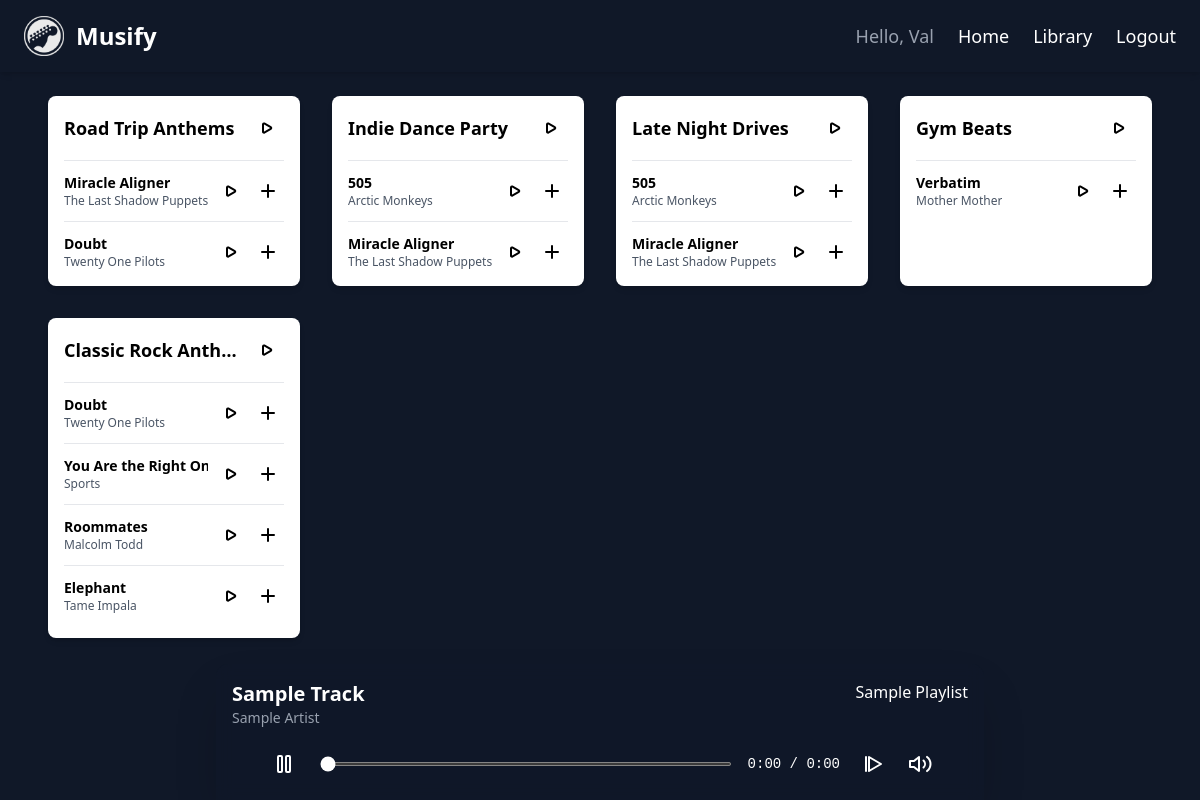
/ (signed in), run on the app's committed database.
### backend/models.py (models this page shows, shortened)
class User(db.Model, UserMixin):
    __tablename__ = 'users'
    id = db.Column(db.Integer, primary_key=True, autoincrement=True)
    name = db.Column(db.String, unique=True, nullable=False)
    password = db.Column(db.String, nullable=False)
    songs = db.relationship('Song', backref='user', cascade='all, delete-orphan')
    playlists = db.relationship('Playlist', backref='user', cascade='all, delete-orphan')

class Playlist(db.Model):
    __tablename__ = 'playlists'
    id = db.Column(db.Integer, primary_key=True, autoincrement=True)
    name = db.Column(db.String, unique=True, nullable=False)
    user_id = db.Column(db.Integer, db.ForeignKey('users.id'), nullable=False)
    __table_args__ = (db.UniqueConstraint('name', 'user_id', name='uq_playlist_name_user'),)
    songs = db.relationship('Song', secondary='playlist_songs', back_populates='playlists')

class Song(db.Model):
    __tablename__ = 'songs'
    id = db.Column(db.Integer, primary_key=True, autoincrement=True)
    name = db.Column(db.String, unique=True, nullable=False)
    artist = db.Column(db.String, nullable=False)
    file_path = db.Column(db.String, nullable=True)
    user_id = db.Column(db.Integer, db.ForeignKey('users.id'), nullable=False)
    playlists = db.relationship('Playlist', secondary='playlist_songs', back_populates='songs')

### backend/routes.py (the view)
@main_bp.route('/')
def index():
    playlists = Playlist.query.all()
    user_playlists = []
    if current_user.is_authenticated:
        user_playlists = Playlist.query.filter_by(user_id=current_user.id).all()
    return render_template('index.html', playlists=playlists, user_playlists=user_playlists)

### backend/users/routes.py (called while the page is built)
@login_manager.user_loader
def load_user(user_id):
    return User.query.get(user_id)  # returns the actual SQLAlchemy object

### templates/index.html (shortened to what this page needs)
{% extends "base.html" %}
{% block content %}
<section id="index-playlists" class="playlists relative grid grid-cols-1 gap-8 px-12 py-6 pb-40 sm:grid-cols-2 md:grid-cols-3 lg:grid-cols-4">
    {% for playlist in playlists %}
    <article class="playlist flex flex-col rounded-lg bg-white p-4 text-black shadow-md" data-id="{{ playlist.id }}">
        <div class="mb-4 flex items-center justify-between">
            <h3 class="playlistNameH3 truncate text-lg font-bold">{{ playlist.name }}</h3>
            <button class="deletePlaylistBtn ml-2 flex-shrink-0 p-1  hover:text-sky-400" title="Play entire playlist" onclick="queuePlaylist({{ playlist.id }}, -1)">
                <svg xmlns="http://www.w3.org/2000/svg" class="w-6 h-6" fill="none" viewBox="0 0 24 24" stroke="currentColor" stroke-width="2">
                  <path stroke-linecap="round" stroke-linejoin="round" d="M14.752 11.168l-6.518-3.758A1 1 0 007 8.29v7.418a1 1 0 001.234.97l6.518-3.758a1 1 0 000-1.742z" />
                </svg>
            </button>
        </div>
        <ul class="space-y-3 max-h-60 overflow-y-auto">
            {% for song in playlist.songs %}
            <article class="song_in_playlist" data-id="{{ song.id }}">
                <li class="flex items-center justify-between border-t border-gray-200 pt-3">
                    <div class="truncate">
                        <span class="song-title block text-sm font-semibold">{{ song.name }}</span>
                        <span class="song-artist block text-xs text-gray-600">{{ song.artist }}</span>
                    </div>
                    <div class="ml-2 flex flex-shrink-0 items-center space-x-1">
                        <button class="song-button p-1 hover:text-sky-400" title="Play song" onclick="queuePlaylist({{ playlist.id }}, {{ song.id }})">
                            <svg xmlns="http://www.w3.org/2000/svg" class="w-6 h-6" fill="none" viewBox="0 0 24 24" stroke="currentColor" stroke-width="2">
                              <path stroke-linecap="round" stroke-linejoin="round" d="M14.752 11.168l-6.518-3.758A1 1 0 007 8.29v7.418a1 1 0 001.234.97l6.518-3.758a1 1 0 000-1.742z" />
                            </svg>
                        </button>
                        <button class="song-button p-1 hover:text-sky-400" title="Add to playlist" onclick="openAddToPlaylist({{ song.id }})">
                            <svg xmlns="http://www.w3.org/2000/svg" class="w-6 h-6" fill="none" viewBox="0 0 24 24" stroke="currentColor" stroke-width="2">
                              <path stroke-linecap="round" stroke-linejoin="round" d="M12 6v12m-6-6h12" />
                            </svg>
                        </button>
                    </div>
                </li>
            </article>
            {% endfor %}
        </ul>
    </article>
    {% endfor %}
</section>
<section id="nowplaying" class="fixed bottom-0 left-0 right-0 z-50 mx-auto w-full max-w-3xl rounded-t-xl bg-gray-900/80 p-4 text-white shadow-2xl backdrop-blur-sm">
    <div class="flex justify-between items-start mb-4">
        <div>
            <p class="text-xl font-bold text-white" id="song-name">Sample Track</p>
            <p class="text-sm text-gray-400" id="artist-name">Sample Artist</p>
        </div>
        <div class="text-right">
            <p class="text-m text-white" id="playlist-name">Sample Playlist</p>
        </div>
    </div>
    <div class="w-full max-w-2xl mx-auto flex justify-center bg-transparent">
        <div class="flex items-center gap-4 w-full">
            <button id="play-pause" aria-label="Play/Pause" class="text-white hover:text-sky-400 transition p-2">
                <svg xmlns="http://www.w3.org/2000/svg" class="w-6 h-6" fill="none" viewBox="0 0 24 24" stroke="currentColor" stroke-width="2">
                  <rect x="6" y="4" width="4" height="16" rx="1" ry="1" />
                  <rect x="14" y="4" width="4" height="16" rx="1" ry="1" />
                </svg>
            </button>
            <input
                type="range"
                id="progress"
                min="0"
                max="100"
                value="0"
                class="h-1 w-full rounded bg-gray-600 accent-white cursor-pointer"
                aria-label="Seek"
            />
            <div class="text-sm w-32 whitespace-nowrap text-right font-mono" id="time-display">0:00 / 0:00</div>
            <button onclick="skipSong()" title="Skip"
                class="text-white hover:text-sky-400 transition p-1 flex items-center justify-center"
                aria-label="Skip">
                <svg xmlns="http://www.w3.org/2000/svg" class="w-6 h-6" fill="none" viewBox="0 0 24 24" stroke="currentColor" stroke-width="2">
                    <path stroke-linecap="round" stroke-linejoin="round" d="M9 19V5l12 7-12 7z" />
                    <line x1="6" y1="19" x2="6" y2="5" stroke-linecap="round" stroke-linejoin="round" stroke-width="2" />
                </svg>
            </button>
            <div class="relative">
              <button id="volume-btn" class="text-white hover:text-sky-400 transition p-1 flex items-center justify-center" aria-label="Volume">
                <svg xmlns="http://www.w3.org/2000/svg" class="w-6 h-6" fill="none" viewBox="0 0 24 24" stroke="currentColor">
                  <path stroke-linecap="round" stroke-linejoin="round" stroke-width="2"
                    d="M11 5L6 9H2v6h4l5 4V5zM15.54 8.46a5 5 0 010 7.07M19.07 4.93a9 9 0 010 14.14" />
                </svg>
              </button>
            </div>
        </div>
    </div>
</section>
{% endblock %}

### templates/base.html (shortened to what this page needs)
<!DOCTYPE html>
<html lang="en">
    <head>
        <link rel="stylesheet" href="/static/dist/output.css">
    </head>
    <body class="bg-gray-900  text-white">
        <header class="bg-gray-900 text-white px-6 py-4 shadow-md sticky top-0 z-50">
            <div class="flex items-center justify-between">
                <div class="flex items-center gap-3">
                    <img src="/static/logo.png" alt="Musify Logo Placeholder" class="w-10 h-10">
                    <a href="{{ url_for('main.index') }}" class="text-2xl font-bold">Musify</a>
                </div>
                <nav class="hidden lg:flex items-center gap-6 text-lg ">
                    {% if current_user.is_authenticated %}
                        <span class="text-gray-400">Hello, {{ current_user.name }}</span>
                    {% endif %}
                    <a href="{{ url_for('main.index') }}" class="hover:text-sky-400 transition">Home</a>
                    <a href="{{ url_for('main.library') }}" class="hover:text-sky-400 transition">Library</a>
                    {% if current_user.is_authenticated %}
                        <a href="{{ url_for('users.logout') }}" class="hover:text-sky-400 transition">Logout</a>
                    {% else %}
                        <a href="{{ url_for('users.login') }}" class="hover:text-sky-400 transition">Login</a>
                    {% endif %}
                </nav>
            </div>
        </header>
        <main>
            {% block content %}
            {% endblock %}
        </main>
    </body>
</html>

### data on the page
User: name "Val"
Playlist: name "Road Trip Anthems"
Song: name "Miracle Aligner", artist "The Last Shadow Puppets"
Song: name "Doubt", artist "Twenty One Pilots"
Playlist: name "Indie Dance Party"
Song: name "505", artist "Arctic Monkeys"
Playlist: name "Late Night Drives"
Playlist: name "Gym Beats"
Song: name "Verbatim", artist "Mother Mother"
Playlist: name "Classic Rock Anth…"
Song: name "You Are the Right…", artist "Sports"
Song: name "Roommates", artist "Malcolm Todd"
Song: name "Elephant", artist "Tame Impala"
